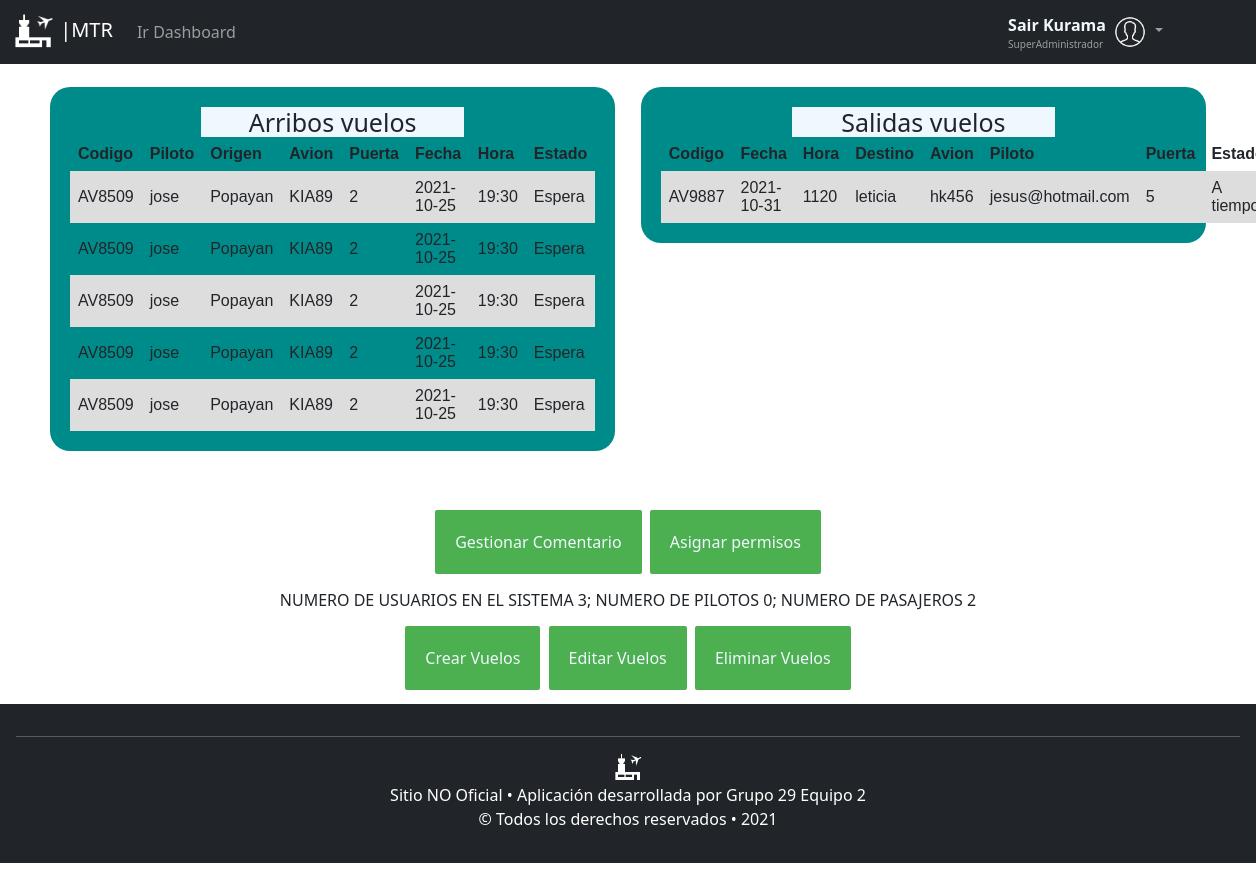
Page /dashboard (signed in) on the earlier database version.
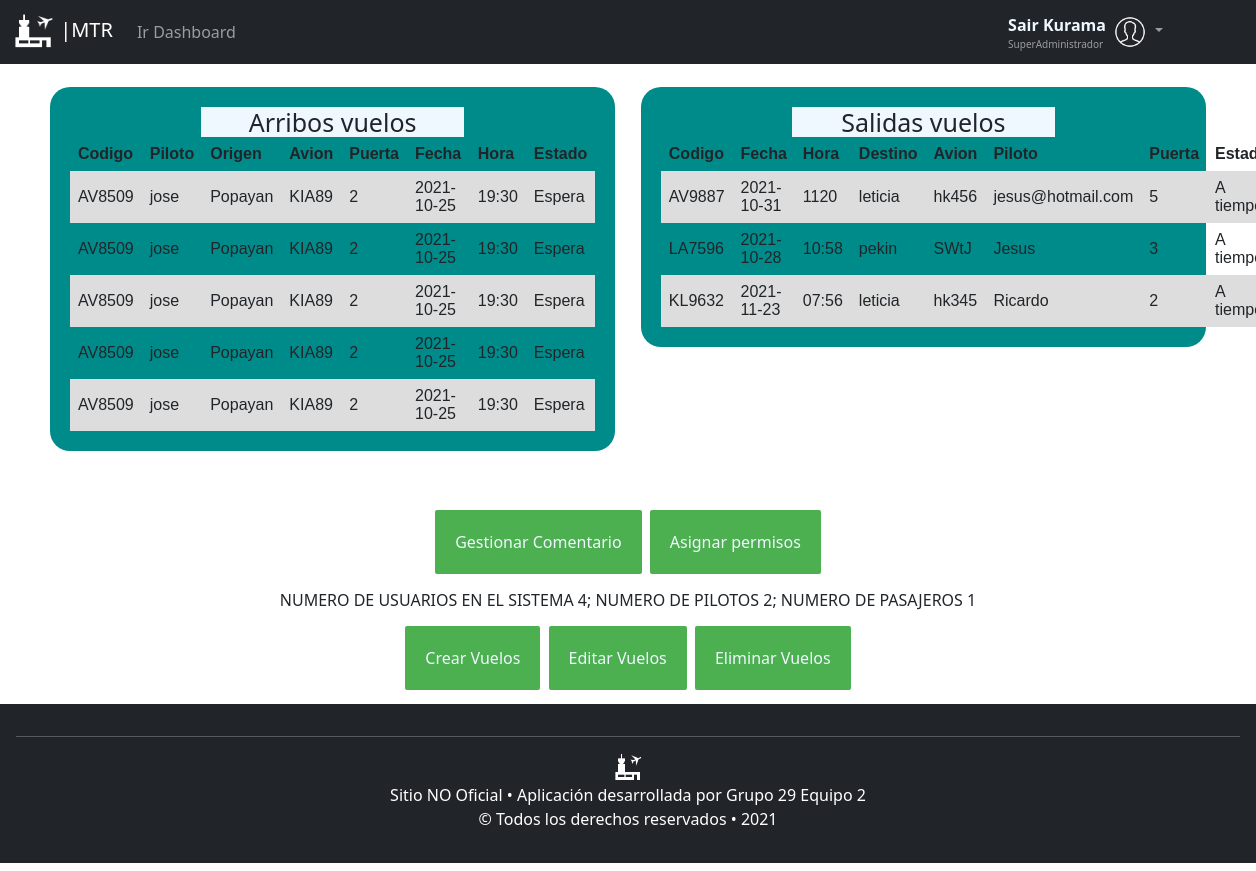
Same page on the later database version.
### tables this page shows
CREATE TABLE personas (nombre VARCHAR (45) NOT NULL, apellido VARCHAR (45) NOT NULL, identificacion INTEGER NOT NULL, correo VARCHAR (100) PRIMARY KEY, contrasena VARCHAR (256) NOT NULL, tipo_usuario INTEGER NOT NULL);

CREATE TABLE vuelos (codigo VARCHAR (8) PRIMARY KEY, fecha DATE NOT NULL, hora TIME NOT NULL, destino VARCHAR (45) NOT NULL REFERENCES ciudades (nombre_ciudad), avion VARCHAR (45) NOT NULL REFERENCES aviones (matricula) ON UPDATE CASCADE, piloto VARCHAR (100) NOT NULL REFERENCES personas (correo) ON UPDATE CASCADE, puerta INTEGER NOT NULL);

### app.py (the view)
@app.route('/dashboard')
@login_required
def dashboard():
    if g.user[5]==3:
        db = get_db()
        todos = []
        codigo = db.execute(
            'select * from vuelos'
        ).fetchall()
        todos.append(codigo)
        usuario = db.execute(
            'SELECT COUNT(tipo_usuario) FROM personas'
        ).fetchone()
        todos.append(usuario)
        toPilotos = db.execute(
            'SELECT COUNT(tipo_usuario) FROM personas where tipo_usuario=2'
        ).fetchone()
        todos.append(toPilotos)
        toPasajeros = db.execute(
            'SELECT COUNT(tipo_usuario) FROM personas where tipo_usuario=1'
        ).fetchone()
        todos.append(toPasajeros)
        return render_template('dashboard.html', datos=todos)
    else:
        return render_template('consultas.html')

### app.py (called while the page is built)
@app.before_request
def load_logged_in_user():
    print("Entre al before request :)")
    user_id = session.get('user_id')
    if(user_id is None):
        g.user = None
    else:
        g.user = get_db().execute(
            'SELECT * FROM personas WHERE correo = ?', (user_id,)
        ).fetchone()

def login_required(view):
    @functools.wraps(view)
    def wrapped_view(**kwargs):
        if g.user is None:
            return redirect(url_for('login'))
        return view(**kwargs)
    return wrapped_view

### db.py (called while the page is built)
def get_db():
    try:
        if 'db' not in g:
            g.db=sqlite3.connect('aeropuerto.db')
        return g.db
    except Error:
        print(Error)

### templates/dashboard.html (shortened to what this page needs)
<link rel="stylesheet" type="text/css" href="/static/CSS/estiloSuper.css">
{% extends "layout.html" %}
{% block contenido %}
    <div class="general">
        <div class="Avuelos">
            <h2>Arribos vuelos</h2>
            <table>
                <tr>
                    <th>Codigo</th>
                    <th>Piloto</th>
                    <th>Origen</th>
                    <th>Avion</th>
                    <th>Puerta</th>
                    <th>Fecha</th>
                    <th>Hora</th>
                    <th>Estado</th>
                </tr>
                <tr>
                    <td>AV8509</td>
                    <td>jose</td>
                    <td>Popayan</td>
                    <td>KIA89</td>
                    <td>2</td>
                    <td>2021-10-25</td>
                    <td>19:30</td>
                    <td>Espera</td>
                </tr>
                <tr>
                    <td>AV8509</td>
                    <td>jose</td>
                    <td>Popayan</td>
                    <td>KIA89</td>
                    <td>2</td>
                    <td>2021-10-25</td>
                    <td>19:30</td>
                    <td>Espera</td>
                </tr>
                <tr>
                    <td>AV8509</td>
                    <td>jose</td>
                    <td>Popayan</td>
                    <td>KIA89</td>
                    <td>2</td>
                    <td>2021-10-25</td>
                    <td>19:30</td>
                    <td>Espera</td>
                </tr>
                <tr>
                    <td>AV8509</td>
                    <td>jose</td>
                    <td>Popayan</td>
                    <td>KIA89</td>
                    <td>2</td>
                    <td>2021-10-25</td>
                    <td>19:30</td>
                    <td>Espera</td>
                </tr>
                <tr>
                    <td>AV8509</td>
                    <td>jose</td>
                    <td>Popayan</td>
                    <td>KIA89</td>
                    <td>2</td>
                    <td>2021-10-25</td>
                    <td>19:30</td>
                    <td>Espera</td>
                </tr>
            </table>
        </div>
        <div class="Svuelos">
            <h2>Salidas vuelos</h2>
            <table>
                <tr>
                    <th>Codigo</th>
                    <th>Fecha</th>
                    <th>Hora</th>
                    <th>Destino</th>
                    <th>Avion</th>
                    <th>Piloto</th>
                    <th>Puerta</th>
                    <th>Estado</th>
                </tr>
                {% for i in datos[0] %}
                <tr>
                    {% for a in i %}
                    <td>{% print(a) %}</td>
                    {% endfor %}
                    <td>A tiempo</td>
                </tr>
                {% endfor %}
            </table>
        </div>
    </div><br>
    <div style="text-align: center;">
        <button class="button button1"><a href="/gestioncomentarios" style="text-decoration: none; color: aliceblue;">Gestionar Comentario</a></button>
        <button class="button button1"><a href="/permisos" style="text-decoration: none; color: aliceblue;">Asignar permisos</a></button>
        <form  method="get" style="margin: auto;">
            NUMERO DE USUARIOS EN EL SISTEMA
            <Label>{%  print(datos[1][0]) %}</Label>;
            NUMERO DE PILOTOS
            <Label>{%  print(datos[2][0]) %}</Label>;
            NUMERO DE PASAJEROS
            <Label>{%  print(datos[3][0]) %}</Label>
            <br>
        </form>
        <button class="button button1"><a href="/crearvuelo" style="text-decoration: none; color: aliceblue;">Crear Vuelos</a></button>
        <button class="button button1"><a href="/editarvuelo" style="text-decoration: none; color: aliceblue;">Editar Vuelos</a></button>
        <button class="button button1"><a href="/eliminarvuelo" style="text-decoration: none; color: aliceblue;">Eliminar Vuelos</a></button>
    </div>
{% endblock %}

### templates/layout.html (shortened to what this page needs)
<!DOCTYPE html>
<html>
<head>
    <link href="https://cdn.jsdelivr.net/npm/bootstrap@5.0.0-beta2/dist/css/bootstrap.min.css" rel="stylesheet"
>
    <link rel="stylesheet" type="text/css" href="/static/CSS/estiloLayout.css">
</head>
<body>
    <header>
        <nav class="navbar fixed-top  navbar-expand-lg navbar-dark bg-dark">
            <div class="container-fluid">
                <a class="navbar-brand" href="/">
                    <img src="/static/images/aeropuertoIcon.png" alt="" width="43"
                        height="38">
                    |MTR
                </a>
                <div class="collapse navbar-collapse" id="navbarSupportedContent">
                    {% if not g.user %}
                        <ul class="navbar-nav me-auto mb-2 mb-lg-0">
                        <!--    <li class="nav-item">
                                <a class="nav-link active" aria-current="page" href="#">Home</a>
                            </li>-->
                        </ul>
                        <ul class="navbar-nav mb-2 mb-lg-0">
                            <li class="nav-item">
                                <a href="/login" class="btn btn-link" id="btnRegistrar">Ingresar</a>
                            </li>
                            <li class="nav-item">
                                <a href="/registro" class="btn btn-link" id="btnRegistrar">Registrar</a>
                            </li>
                        </ul>
                    {% else %}
                    <ul class="navbar-nav me-auto mb-2 mb-lg-0">
                            {% if g.user[5]==3 %}
                                <li class="nav-item">
                                    <a class="nav-link" aria-current="page" href="/dashboard">Ir Dashboard</a>
                                </li>
                            {% endif %}
                        </ul>
                        <div class="float-sm-start" >
                            <span class="fs-6 fw-bold  align-middle text-capitalize" style="color: aliceblue;">{{g.user[0]}}  {{g.user[1]}}</span>
                            <br>
                            {% if g.user[5]==3 %}
                            <span class="navbar-text" style="font-size: x-small;">
                                SuperAdministrador
                              </span>
                            {% endif %}
                        </div>
                        <ul class="navbar-nav mb-2 mb-lg-0" style="margin-right: 5%;">
                            <li class="nav-item dropdown">
                                <a class="nav-link dropdown-toggle" id="desplegableUser" href="#" id="navbarDropdown"
                                    role="button" data-bs-toggle="dropdown" aria-expanded="false">
                                    <img src="/static/images/user.png" width="49%">
                                </a>
                            </li>
                        </ul>
                    {% endif %}
                </div>
            </div>
        </nav>
    </header>
    <div>
        <br>
        <br>
        <br>
    </div>
    {% block contenido %}
    {% endblock %}
    <footer style="border-bottom: 100cm;" class="p-3 mb-2 bg-dark text-white">
        <hr />
        <img src="/static/images/aeropuertoIcon.png" width="30px" height="30px" id="imageFooter">
        <p>
            Sitio NO Oficial • Aplicación desarrollada por Grupo 29 Equipo 2
        <br>
            &copy; Todos los derechos reservados • 2021
        </p>
    </footer>
</body>
</html>

### static/CSS/estiloSuper.css (style rules this page uses)
.general { padding-top: 15px; width: 100%; height: 400px; }
.Avuelos { float: left; height: auto; width: 45%; margin-left: 50px; padding: 20px; background-color: darkcyan; align-content: center; border-radius: 20px; }
.Avuelos h2 { margin: auto; width: 50%; font-size: 25px; text-align: center; background-color: aliceblue; }
.Svuelos { float: right; height: auto; width: 45%; margin-right: 50px; padding: 20px; background-color: darkcyan; align-content: center; border-radius: 20px; }
.Svuelos h2 { margin: auto; width: 50%; font-size: 25px; text-align: center; background-color: aliceblue; }
.button { background-color: #4CAF50; border: none; color: white; padding: 20px; text-align: center; text-decoration: none; display: inline-block; font-size: 16px; margin: 14px 2px; cursor: pointer; }
.button1 { border-radius: 2px; }
table { font-family: arial, sans-serif; border-collapse: collapse; width: 100%; }
td, th { border: 1px solid #dddddd; text-align: left; padding: 8px; }
tr:nth-child(even) { background-color: #dddddd; }

### static/CSS/estiloLayout.css (style rules this page uses)
footer { text-align: center }

Differences in the rows shown:
added vuelos: codigo "LA7596", fecha "2021-10-28", hora "10:58", destino "pekin", avion "SWtJ", piloto "Jesus", print "3"
added vuelos: codigo "KL9632", fecha "2021-11-23", hora "07:56", destino "leticia", avion "hk345", piloto "Ricardo", print "2"
Other differences:
{{ print(datos[1][0]) }}: "3" → "4"
{{ print(datos[2][0]) }}: "0" → "2"
{{ print(datos[3][0]) }}: "2" → "1"
